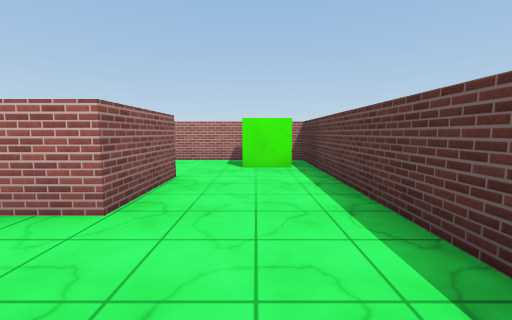
view 1 (above)

21 first-person views from a walk through a Unity game level. The camera is 1.4 m above the floor, tilts 6° down and sees 90° across. The floor is counted in squares, 2 m on a side. Each view is taken from the middle of a square. On the plan, view 1 faces up. The plan holds only what a view shows up to about 9 squares ahead; the rest is blank. The player is left out. Some surface patterns are stand-ins.

view 2
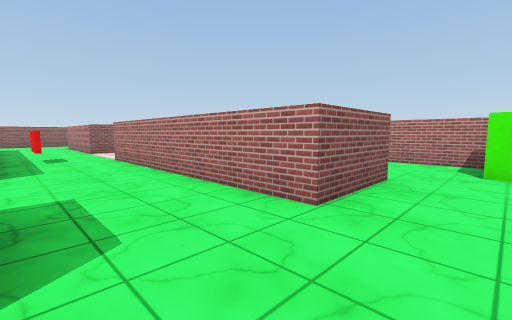

view 3
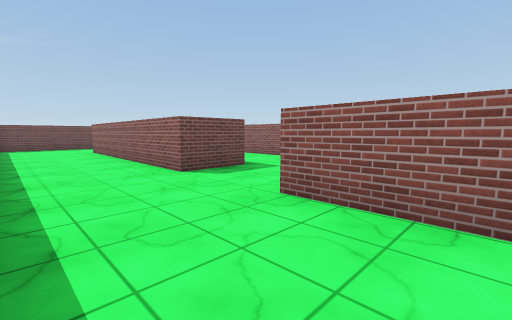

view 4
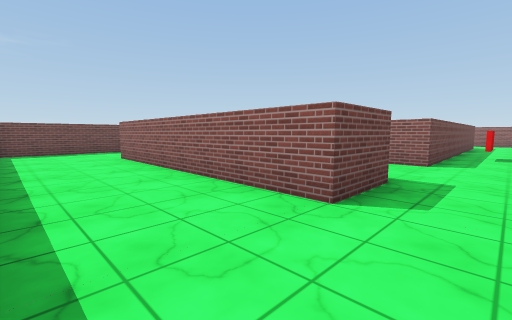

view 5
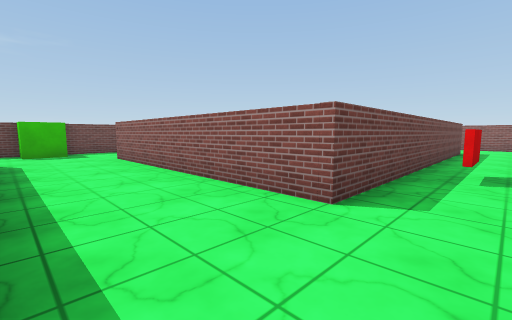

view 6
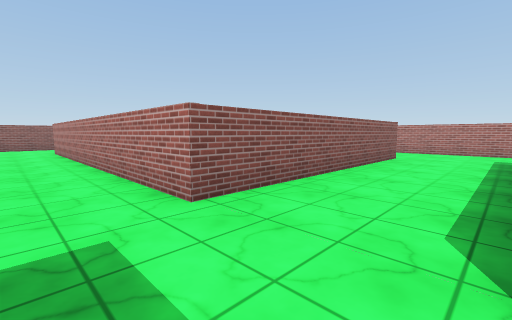

view 7
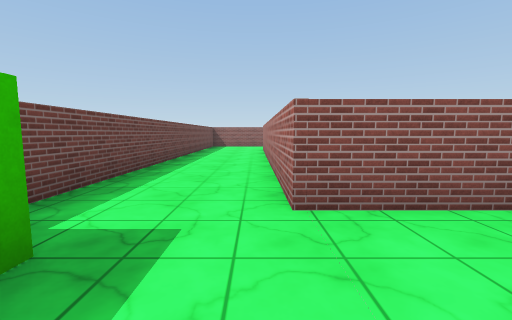

view 8
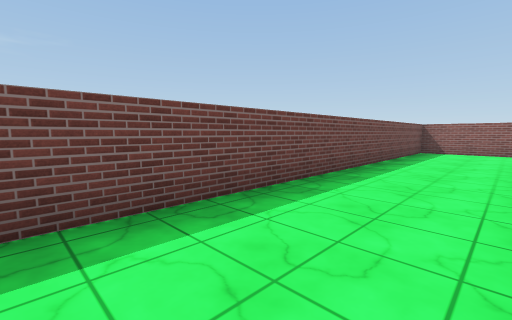

view 9
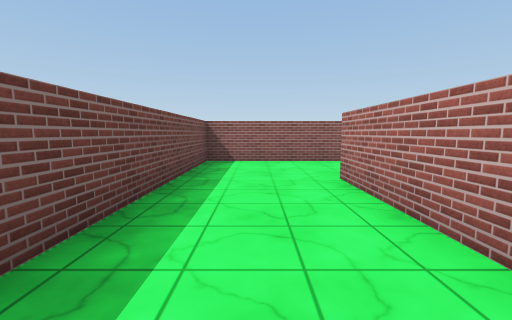

view 10
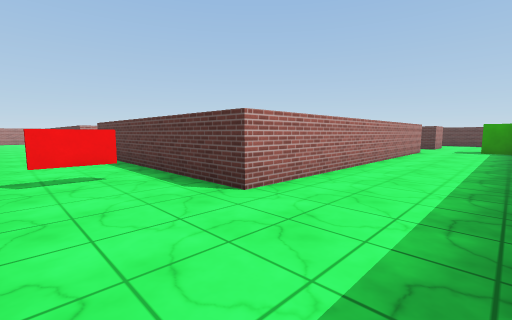

view 11
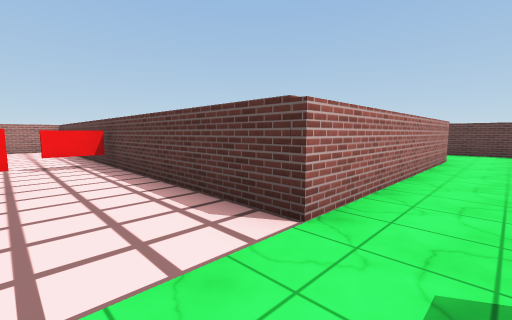

view 12
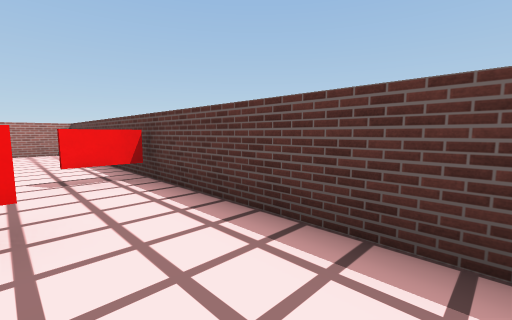

view 13
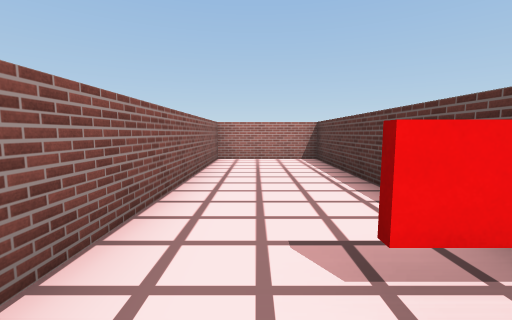

view 14
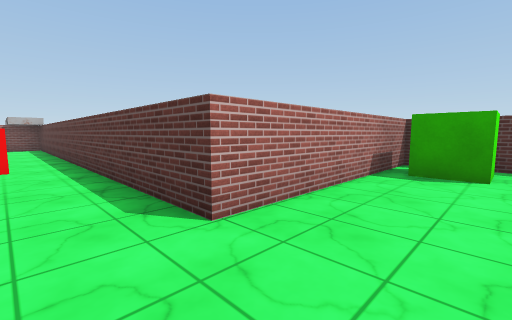

view 15
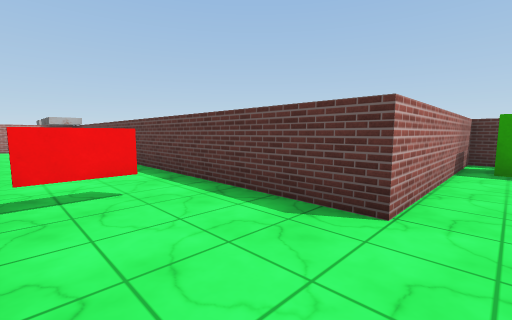

view 16
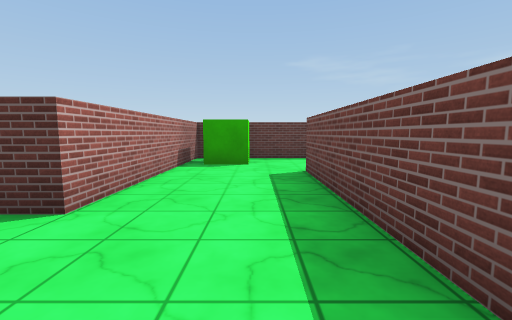

view 17
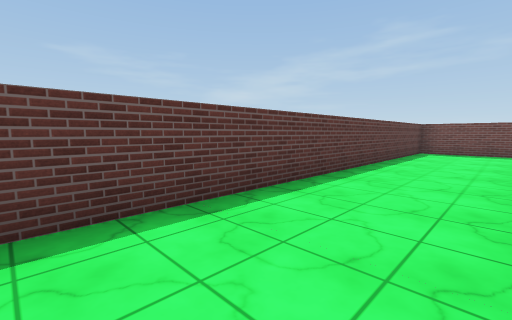

view 18
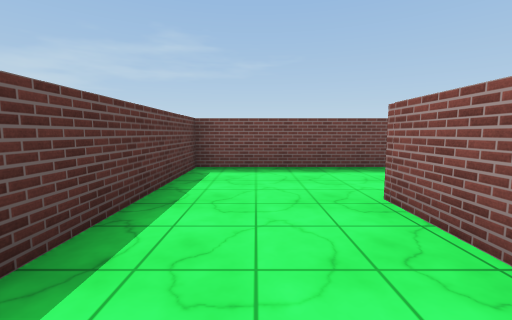

view 19
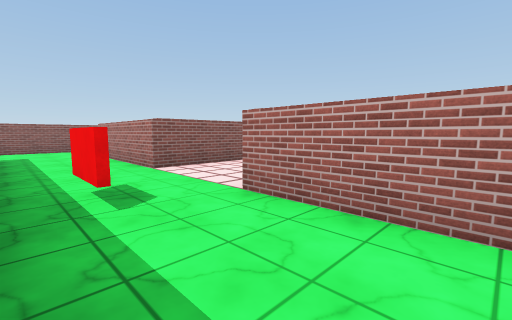

view 20
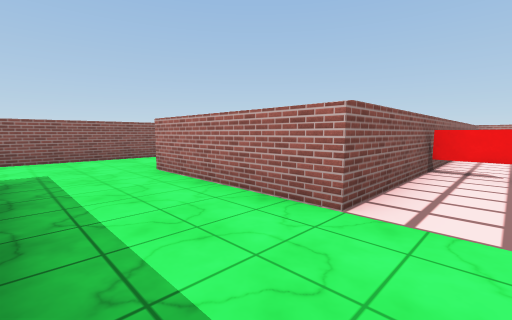

view 21
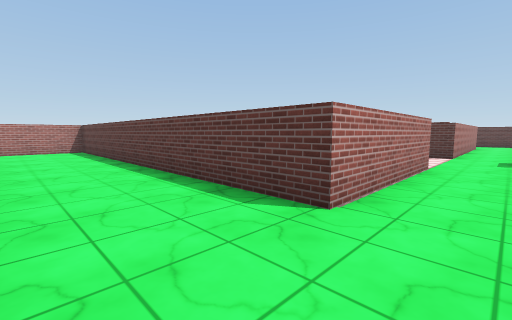

### Floor plan
Points are (right, up) in squares from view 1. A wall is a line through its corners. A room is listed if a view was taken in it or the views show most of it. See-through windows are left out.
Room 1 (views 1, 2, 3, 4, 5, 6, 7, 8, 9, 10, 11, 12, 13, 17, 18, 19, 20, 21)
walls: (-8.5, 0.6) (-7.4, 0.6); (-7.4, 0.5) (-8.5, 0.5); (-5.3, -0.2) (-5.3, -6.7) (-13.9, -6.7) (-13.9, -0.2) (-5.3, -0.2); (-2.9, -0.2) (-1.3, -0.2) (-1.3, -6.8); (-9, 5.2) (-10, 5.2); (-10, 6.6) (-10, 2.1) (-13.9, 2.1) (-13.9, 11.9) (-16.1, 11.9); (-7.4, 7) (-8.5, 7); (-1.3, 4.1) (-1.3, 2.1) (-7.3, 2.1) (-7.3, 6.6); (-16.4, 3.4) (-16.4, -0.1); (-16.4, -5.8) (-16.4, -9.3) (1.2, -9.3) (1.2, 6.7) (-1.6, 6.7)
ways out: opening at (-2.5, 5.5) to room 2; opening at (-9, 7) to room 3
objects: green cube (-4, -9); green cube (0, 6)
Room 2 (views 14, 15, 16)
walls: (-5.2, 4.1) (-1.3, 4.1); (-1.6, 6.7) (-3.8, 6.7) (-3.8, 8.4); (-4.9, 8.9) (-6, 8.9)
ways out: opening at (-2.5, 5.5) to room 1; opening at (-4, 9)
Room 3 (no view inside)
walls: (-7.3, 6.6) (-7.3, 13) (-10, 13) (-10, 6.6)
ways out: opening at (-9, 7) to room 1

Positions as (right, up) in squares from view 1, and headings:
1: (0, 0), facing up
2: (0, 0), facing up-left
3: (1, 4), facing down-left
4: (1, 1), facing down-left
5: (-3, 1), facing down-left
6: (-3, -8), facing up-left
7: (-3, -7), facing left
8: (-6, -7), facing down-left
9: (-10, -8), facing left
10: (-16, -9), facing up-right
11: (-9, 1), facing up-right
12: (-9, 3), facing up-right
13: (-9, 6), facing up
14: (-5, 5), facing up-right
15: (-6, 6), facing up-right
16: (-6, 5), facing right
17: (-1, 1), facing down-right
18: (0, -4), facing down
19: (-5, 0), facing up-left
20: (-9, 0), facing up-left
21: (-16, 1), facing up-right
